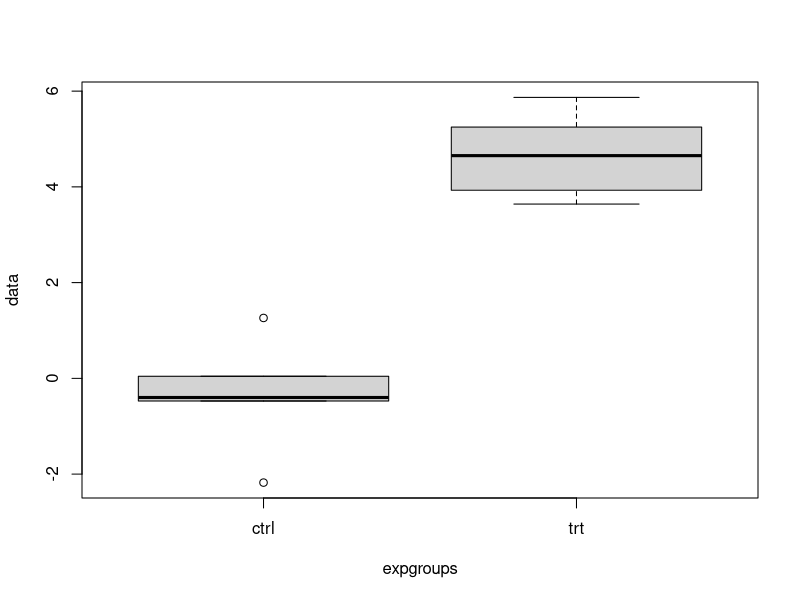
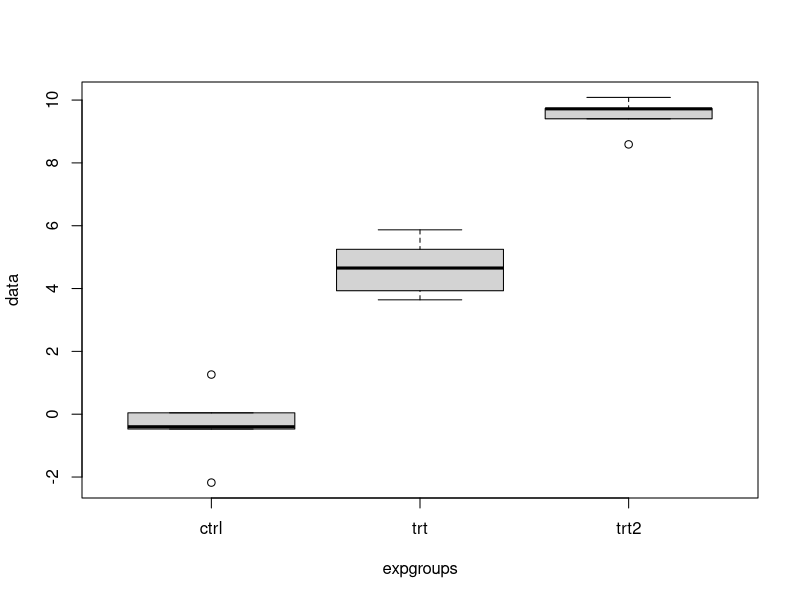
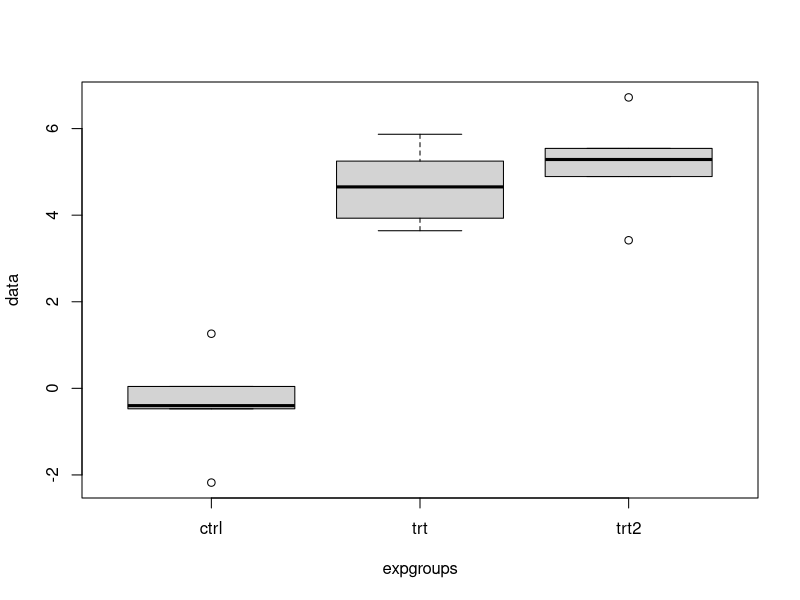
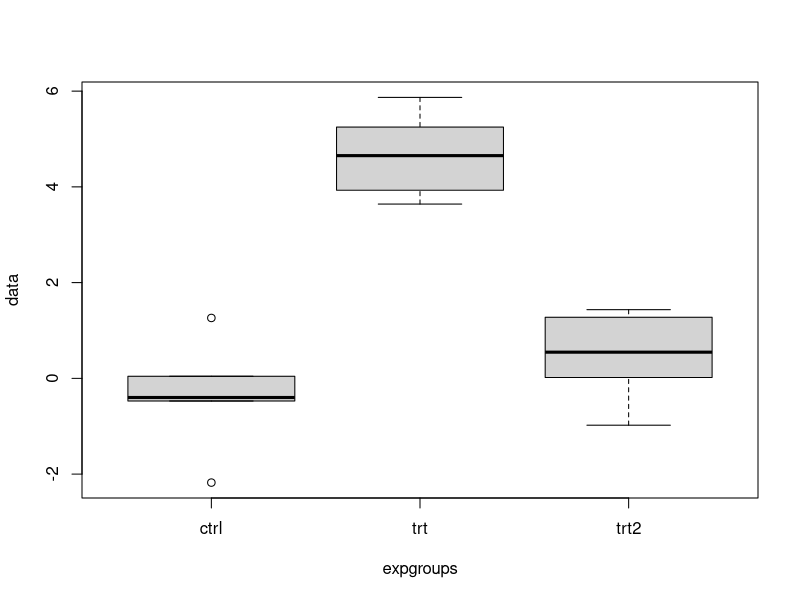

R code for these plots, in order:
## ---- chunk 1
ctrl=rnorm(5)
## ---- chunk 2
trt = rnorm(5, mean=5)
## ---- chunk 3
data = c(ctrl,trt)
## ---- chunk 4
expgroups = factor(rep(c("ctrl", "trt"), each=5))
## ---- chunk 5
boxplot(data ~ expgroups)
## ---- chunk 6
mydata = data.frame(data=data, expgroups=expgroups)

## ---- chunk 7
#aov(data~expgroups, data=mydata)
summary(aov(data~expgroups, data=mydata))  # same as `summary.aov()`
                              # both expect a class 'aov' as the argument
## ---- chunk 8
datalm = lm(data ~ expgroups, data=mydata) # linear model of the data as explained by expgroups
                              # expgroups is the independent variable
                              # data is the dependent variable

summary(datalm)               # same as `summary.lm()`
                              # expects a class 'lm' as the argument
## ---- chunk 9
anova(datalm) # same as summary(aov(data ~ expgroups))
## ---- chunk 10
trt2= rnorm(5,mean=10) # same number of samples, but mean differs
## ---- chunk 11
data = c(ctrl,trt,trt2)
expgroups = factor(rep(c("ctrl", "trt", "trt2"), each=5))
mydata = data.frame(data=data, expgroups=expgroups)
boxplot(data ~ expgroups, data=mydata)
## ---- chunk 12
datalm = lm(data ~ expgroups, data=mydata)
summary(datalm)
## ---- chunk 13
summary(aov(data ~ expgroups, data=mydata))
## ---- chunk 14
TukeyHSD(aov(data ~ expgroups, data=mydata))
## ---- chunk 15
anova(datalm)
## ---- chunk 16
trt2= rnorm(5,mean=5)
data = c(ctrl,trt,trt2)
expgroups = factor(rep(c("ctrl", "trt","trt2"), each=5))
mydata = data.frame(data=data, expgroups=expgroups)

datalm = lm(data ~ expgroups, data=mydata)
boxplot(data ~ expgroups, data=mydata)
## ---- chunk 17
summary(datalm)
## ---- chunk 18
summary(aov(data~expgroups, data=mydata))
## ---- chunk 19
TukeyHSD(aov(data~expgroups, data=mydata))
## ---- chunk 20
trt2= rnorm(5,mean=0)
data = c(ctrl,trt,trt2)
expgroups = factor(rep(c("ctrl", "trt","trt2"), each=5))
mydata = data.frame(data=data, expgroups=expgroups)

datalm = lm(data ~ expgroups, data=mydata)
boxplot(data~expgroups, data=mydata)
## ---- chunk 21
summary(datalm)
## ---- chunk 22
summary(aov(data~expgroups, data=mydata))
## ---- chunk 23
TukeyHSD(aov(data~expgroups, data=mydata))
